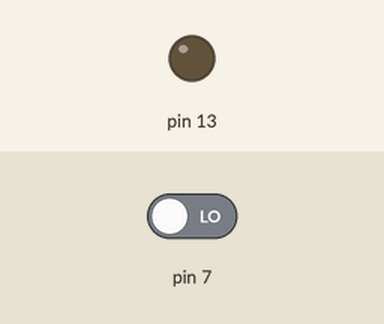
Simulated run of this sketch. Board: Arduino Uno, built with avr-gcc and run on an emulated ATmega328P. On the bench: output pins drawn as LEDs (lit = HIGH). Inputs (shaded band) come from the test bench; at power-on: pin 7 LOW.

Above: at 1.2 s.
1.3 s: pin 7 driven HIGH
At 2.2 s:
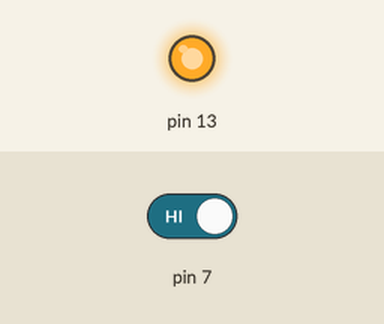
2.8 s: pin 7 driven LOW
At 3.4 s:
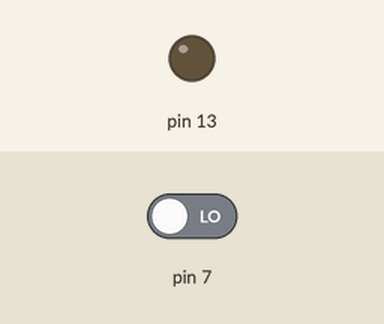
Timing chart, 0 to 5.8 s (numbered marks = the images above; inputs shaded):
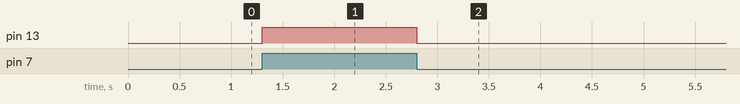

The sketch:

alarma.ino
```cpp
int val = 0;

void setup()
{
  pinMode(13, OUTPUT);
  pinMode(7, INPUT);
}

void loop()
{
  val = digitalRead(7);  // read input value
  if (val == HIGH) {         // check if the input is HIGH (button released)
    digitalWrite(13, HIGH);
  } else {
	digitalWrite(13, LOW);
  }
}
```

Measured:
- after the input at 1.3 s, pin 13: LOW → HIGH at once
- after the input at 2.8 s, pin 13: HIGH → LOW at once
